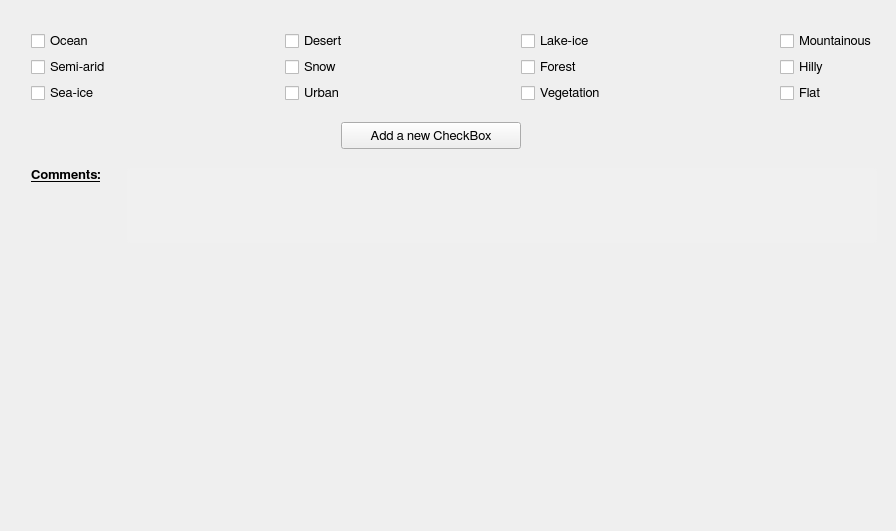
          <widget class="QWidget" name="tabWidgetPage8">
           <attribute name="title">
            <string>Land or Oceans Surfaces Overflown</string>
           </attribute>
           <layout class="QGridLayout" name="gridLayout_16">
            <item row="2" column="1">
             <spacer name="verticalSpacer_14">
              <property name="orientation">
               <enum>Qt::Vertical</enum>
              </property>
              <property name="sizeHint" stdset="0">
               <size>
                <width>20</width>
                <height>277</height>
               </size>
              </property>
             </spacer>
            </item>
            <item row="1" column="1">
             <layout class="QVBoxLayout" name="verticalLayout_44">
              <item>
               <layout class="QHBoxLayout" name="horizontalLayout_27">
                <property name="spacing">
                 <number>6</number>
                </property>
                <item>
                 <layout class="QVBoxLayout" name="verticalLayout_22">
                  <item>
                   <widget class="QCheckBox" name="oceanCheck">
                    <property name="font">
                     <font>
                      <family>FreeSans</family>
                      <pointsize>10</pointsize>
                      <weight>50</weight>
                      <bold>false</bold>
                      <stylestrategy>PreferAntialias</stylestrategy>
                      <kerning>true</kerning>
                     </font>
                    </property>
                    <property name="text">
                     <string>Ocean</string>
                    </property>
                   </widget>
                  </item>
                  <item>
                   <widget class="QCheckBox" name="semiAridCheck">
                    <property name="font">
                     <font>
                      <family>FreeSans</family>
                      <pointsize>10</pointsize>
                      <weight>50</weight>
                      <bold>false</bold>
                      <stylestrategy>PreferAntialias</stylestrategy>
                      <kerning>true</kerning>
                     </font>
                    </property>
                    <property name="text">
                     <string>Semi-arid</string>
                    </property>
                   </widget>
                  </item>
                  <item>
                   <widget class="QCheckBox" name="seaIceCheck">
                    <property name="font">
                     <font>
                      <family>FreeSans</family>
                      <pointsize>10</pointsize>
                      <weight>50</weight>
                      <bold>false</bold>
                      <stylestrategy>PreferAntialias</stylestrategy>
                      <kerning>true</kerning>
                     </font>
                    </property>
                    <property name="text">
                     <string>Sea-ice</string>
                    </property>
                   </widget>
                  </item>
                 </layout>
                </item>
                <item>
                 <spacer name="horizontalSpacer_110">
                  <property name="orientation">
                   <enum>Qt::Horizontal</enum>
                  </property>
                  <property name="sizeHint" stdset="0">
                   <size>
                    <width>40</width>
                    <height>20</height>
                   </size>
                  </property>
                 </spacer>
                </item>
                <item>
                 <layout class="QVBoxLayout" name="verticalLayout_23">
                  <item>
                   <widget class="QCheckBox" name="desertCheck">
                    <property name="font">
                     <font>
                      <family>FreeSans</family>
                      <pointsize>10</pointsize>
                      <weight>50</weight>
                      <bold>false</bold>
                      <stylestrategy>PreferAntialias</stylestrategy>
                      <kerning>true</kerning>
                     </font>
                    </property>
                    <property name="text">
                     <string>Desert</string>
                    </property>
                   </widget>
                  </item>
                  <item>
                   <widget class="QCheckBox" name="snowCheck">
                    <property name="font">
                     <font>
                      <family>FreeSans</family>
                      <pointsize>10</pointsize>
                      <weight>50</weight>
                      <bold>false</bold>
                      <stylestrategy>PreferAntialias</stylestrategy>
                      <kerning>true</kerning>
                     </font>
                    </property>
                    <property name="text">
                     <string>Snow</string>
                    </property>
                   </widget>
                  </item>
                  <item>
                   <widget class="QCheckBox" name="urbanCheck">
                    <property name="font">
                     <font>
                      <family>FreeSans</family>
                      <pointsize>10</pointsize>
                      <weight>50</weight>
                      <bold>false</bold>
                      <stylestrategy>PreferAntialias</stylestrategy>
                      <kerning>true</kerning>
                     </font>
                    </property>
                    <property name="text">
                     <string>Urban</string>
                    </property>
                   </widget>
                  </item>
                 </layout>
                </item>
                <item>
                 <spacer name="horizontalSpacer_111">
                  <property name="orientation">
                   <enum>Qt::Horizontal</enum>
                  </property>
                  <property name="sizeHint" stdset="0">
                   <size>
                    <width>40</width>
                    <height>20</height>
                   </size>
                  </property>
                 </spacer>
                </item>
                <item>
                 <layout class="QVBoxLayout" name="verticalLayout_24">
                  <item>
                   <widget class="QCheckBox" name="lakeIceCheck">
                    <property name="font">
                     <font>
                      <family>FreeSans</family>
                      <pointsize>10</pointsize>
                      <weight>50</weight>
                      <bold>false</bold>
                      <stylestrategy>PreferAntialias</stylestrategy>
                      <kerning>true</kerning>
                     </font>
                    </property>
                    <property name="text">
                     <string>Lake-ice</string>
                    </property>
                   </widget>
                  </item>
                  <item>
                   <widget class="QCheckBox" name="forestCheck">
                    <property name="font">
                     <font>
                      <family>FreeSans</family>
                      <pointsize>10</pointsize>
                      <weight>50</weight>
                      <bold>false</bold>
                      <stylestrategy>PreferAntialias</stylestrategy>
                      <kerning>true</kerning>
                     </font>
                    </property>
                    <property name="text">
                     <string>Forest</string>
                    </property>
                   </widget>
                  </item>
                  <item>
                   <widget class="QCheckBox" name="vegetationCheck">
                    <property name="font">
                     <font>
                      <family>FreeSans</family>
                      <pointsize>10</pointsize>
                      <weight>50</weight>
                      <bold>false</bold>
                      <stylestrategy>PreferAntialias</stylestrategy>
                      <kerning>true</kerning>
                     </font>
                    </property>
                    <property name="text">
                     <string>Vegetation</string>
                    </property>
                   </widget>
                  </item>
                 </layout>
                </item>
                <item>
                 <spacer name="horizontalSpacer_112">
                  <property name="orientation">
                   <enum>Qt::Horizontal</enum>
                  </property>
                  <property name="sizeHint" stdset="0">
                   <size>
                    <width>40</width>
                    <height>20</height>
                   </size>
                  </property>
                 </spacer>
                </item>
                <item>
                 <layout class="QVBoxLayout" name="verticalLayout_43">
                  <item>
                   <widget class="QCheckBox" name="mountainousCheck">
                    <property name="font">
                     <font>
                      <family>FreeSans</family>
                      <pointsize>10</pointsize>
                      <weight>50</weight>
                      <bold>false</bold>
                      <stylestrategy>PreferAntialias</stylestrategy>
                      <kerning>true</kerning>
                     </font>
                    </property>
                    <property name="text">
                     <string>Mountainous</string>
                    </property>
                   </widget>
                  </item>
                  <item>
                   <widget class="QCheckBox" name="hillyCheck">
                    <property name="font">
                     <font>
                      <family>FreeSans</family>
                      <pointsize>10</pointsize>
                      <weight>50</weight>
                      <bold>false</bold>
                      <stylestrategy>PreferAntialias</stylestrategy>
                      <kerning>true</kerning>
                     </font>
                    </property>
                    <property name="text">
                     <string>Hilly</string>
                    </property>
                   </widget>
                  </item>
                  <item>
                   <widget class="QCheckBox" name="flatCheck">
                    <property name="font">
                     <font>
                      <family>FreeSans</family>
                      <pointsize>10</pointsize>
                      <weight>50</weight>
                      <bold>false</bold>
                      <stylestrategy>PreferAntialias</stylestrategy>
                      <kerning>true</kerning>
                     </font>
                    </property>
                    <property name="text">
                     <string>Flat</string>
                    </property>
                   </widget>
                  </item>
                 </layout>
                </item>
               </layout>
              </item>
              <item>
               <spacer name="verticalSpacer_28">
                <property name="orientation">
                 <enum>Qt::Vertical</enum>
                </property>
                <property name="sizeType">
                 <enum>QSizePolicy::Fixed</enum>
                </property>
                <property name="sizeHint" stdset="0">
                 <size>
                  <width>20</width>
                  <height>13</height>
                 </size>
                </property>
               </spacer>
              </item>
              <item>
               <layout class="QHBoxLayout" name="horizontalLayout_66">
                <item>
                 <spacer name="horizontalSpacer_70">
                  <property name="orientation">
                   <enum>Qt::Horizontal</enum>
                  </property>
                  <property name="sizeHint" stdset="0">
                   <size>
                    <width>40</width>
                    <height>20</height>
                   </size>
                  </property>
                 </spacer>
                </item>
                <item>
                 <widget class="QPushButton" name="so_addButton">
                  <property name="minimumSize">
                   <size>
                    <width>180</width>
                    <height>27</height>
                   </size>
                  </property>
                  <property name="maximumSize">
                   <size>
                    <width>180</width>
                    <height>27</height>
                   </size>
                  </property>
                  <property name="font">
                   <font>
                    <family>FreeSans</family>
                    <pointsize>10</pointsize>
                    <weight>50</weight>
                    <bold>false</bold>
                    <stylestrategy>PreferAntialias</stylestrategy>
                    <kerning>true</kerning>
                   </font>
                  </property>
                  <property name="text">
                   <string>Add a new CheckBox</string>
                  </property>
                  <property name="flat">
                   <bool>false</bool>
                  </property>
                 </widget>
                </item>
                <item>
                 <spacer name="horizontalSpacer_71">
                  <property name="orientation">
                   <enum>Qt::Horizontal</enum>
                  </property>
                  <property name="sizeType">
                   <enum>QSizePolicy::Fixed</enum>
                  </property>
                  <property name="sizeHint" stdset="0">
                   <size>
                    <width>13</width>
                    <height>20</height>
                   </size>
                  </property>
                 </spacer>
                </item>
                <item>
                 <widget class="QToolButton" name="so_infoButton">
                  <property name="minimumSize">
                   <size>
                    <width>27</width>
                    <height>27</height>
                   </size>
                  </property>
                  <property name="maximumSize">
                   <size>
                    <width>27</width>
                    <height>27</height>
                   </size>
                  </property>
                  <property name="styleSheet">
                   <string notr="true">QToolButton:hover {border: 1px solid gray; border-radius: 4px; background-color: qlineargradient(x1: 0, y1: 0, x2: 0, y2: 1, stop: 0 #f6f7fa, stop: 1 #dadbde); width: 27px; height: 27px;}

QToolButton:pressed {background-color: qlineargradient(x1: 0, y1: 0, x2: 0, y2: 1, stop: 0 #dadbde, stop: 1 #f6f7fa);}

QToolButton:flat {border: none;}</string>
                  </property>
                  <property name="text">
                   <string/>
                  </property>
                  <property name="icon">
                   <iconset>
                    <normaloff>icons/info_icon.png</normaloff>icons/info_icon.png</iconset>
                  </property>
                  <property name="iconSize">
                   <size>
                    <width>27</width>
                    <height>27</height>
                   </size>
                  </property>
                  <property name="autoRaise">
                   <bool>true</bool>
                  </property>
                 </widget>
                </item>
                <item>
                 <spacer name="horizontalSpacer_72">
                  <property name="orientation">
                   <enum>Qt::Horizontal</enum>
                  </property>
                  <property name="sizeHint" stdset="0">
                   <size>
                    <width>40</width>
                    <height>20</height>
                   </size>
                  </property>
                 </spacer>
                </item>
               </layout>
              </item>
              <item>
               <layout class="QGridLayout" name="gridLayout_13"/>
              </item>
              <item>
               <spacer name="verticalSpacer_43">
                <property name="orientation">
                 <enum>Qt::Vertical</enum>
                </property>
                <property name="sizeType">
                 <enum>QSizePolicy::Fixed</enum>
                </property>
                <property name="sizeHint" stdset="0">
                 <size>
                  <width>20</width>
                  <height>13</height>
                 </size>
                </property>
               </spacer>
              </item>
              <item>
               <layout class="QHBoxLayout" name="horizontalLayout_28">
                <item>
                 <layout class="QVBoxLayout" name="verticalLayout_53">
                  <item>
                   <widget class="QLabel" name="label_19">
                    <property name="minimumSize">
                     <size>
                      <width>90</width>
                      <height>27</height>
                     </size>
                    </property>
                    <property name="maximumSize">
                     <size>
                      <width>16777215</width>
                      <height>27</height>
                     </size>
                    </property>
                    <property name="font">
                     <font>
                      <family>FreeSans</family>
                      <pointsize>10</pointsize>
                      <weight>75</weight>
                      <bold>true</bold>
                      <underline>true</underline>
                      <stylestrategy>PreferAntialias</stylestrategy>
                      <kerning>true</kerning>
                     </font>
                    </property>
                    <property name="text">
                     <string>Comments:</string>
                    </property>
                    <property name="alignment">
                     <set>Qt::AlignLeading|Qt::AlignLeft|Qt::AlignTop</set>
                    </property>
                   </widget>
                  </item>
                  <item>
                   <spacer name="verticalSpacer_44">
                    <property name="orientation">
                     <enum>Qt::Vertical</enum>
                    </property>
                    <property name="sizeHint" stdset="0">
                     <size>
                      <width>20</width>
                      <height>18</height>
                     </size>
                    </property>
                   </spacer>
                  </item>
                 </layout>
                </item>
                <item>
                 <widget class="QTextEdit" name="SOOtherTextBox">
                  <property name="minimumSize">
                   <size>
                    <width>750</width>
                    <height>75</height>
                   </size>
                  </property>
                  <property name="maximumSize">
                   <size>
                    <width>16777215</width>
                    <height>75</height>
                   </size>
                  </property>
                  <property name="font">
                   <font>
                    <family>FreeSans</family>
                    <pointsize>10</pointsize>
                    <weight>50</weight>
                    <bold>false</bold>
                    <stylestrategy>PreferAntialias</stylestrategy>
                   </font>
                  </property>
                  <property name="styleSheet">
                   <string notr="true">QTextEdit {
	border-radius: 3px;
   padding: 1px 4px 1px 4px;
	background-color:  rgb(240, 240, 240);
}</string>
                  </property>
                  <property name="frameShape">
                   <enum>QFrame::NoFrame</enum>
                  </property>
                 </widget>
                </item>
               </layout>
              </item>
             </layout>
            </item>
            <item row="1" column="2">
             <spacer name="horizontalSpacer_44">
              <property name="orientation">
               <enum>Qt::Horizontal</enum>
              </property>
              <property name="sizeHint" stdset="0">
               <size>
                <width>8</width>
                <height>20</height>
               </size>
              </property>
             </spacer>
            </item>
            <item row="1" column="0">
             <spacer name="horizontalSpacer_130">
              <property name="orientation">
               <enum>Qt::Horizontal</enum>
              </property>
              <property name="sizeType">
               <enum>QSizePolicy::Fixed</enum>
              </property>
              <property name="sizeHint" stdset="0">
               <size>
                <width>20</width>
                <height>20</height>
               </size>
              </property>
             </spacer>
            </item>
            <item row="0" column="1">
             <spacer name="verticalSpacer_69">
              <property name="orientation">
               <enum>Qt::Vertical</enum>
              </property>
              <property name="sizeType">
               <enum>QSizePolicy::Fixed</enum>
              </property>
              <property name="sizeHint" stdset="0">
               <size>
                <width>20</width>
                <height>20</height>
               </size>
              </property>
             </spacer>
            </item>
           </layout>
          </widget>
